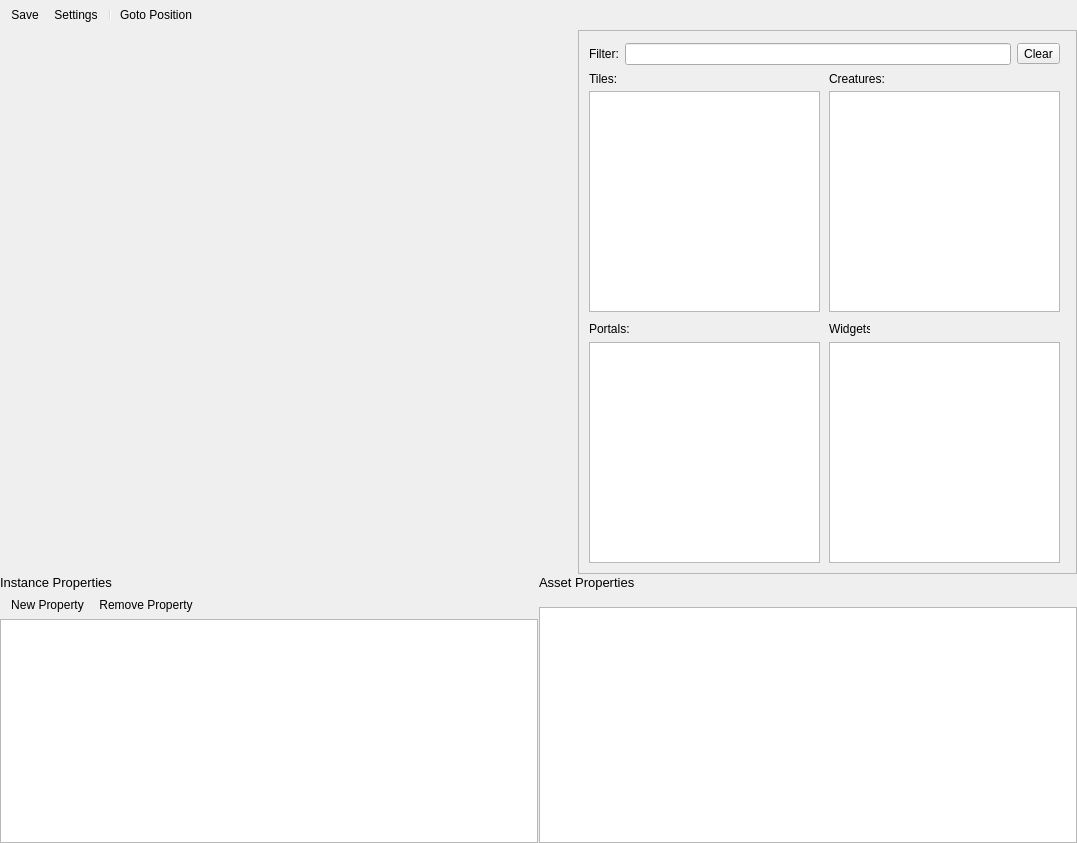
<?xml version="1.0" encoding="UTF-8"?>
<ui version="4.0">
 <class>MapEditor</class>
 <widget class="QWidget" name="MapEditor">
  <property name="geometry">
   <rect>
    <x>0</x>
    <y>0</y>
    <width>1077</width>
    <height>843</height>
   </rect>
  </property>
  <property name="windowTitle">
   <string>Form</string>
  </property>
  <layout class="QVBoxLayout" name="verticalLayout_3">
   <property name="spacing">
    <number>6</number>
   </property>
   <property name="leftMargin">
    <number>0</number>
   </property>
   <property name="topMargin">
    <number>0</number>
   </property>
   <property name="rightMargin">
    <number>0</number>
   </property>
   <property name="bottomMargin">
    <number>0</number>
   </property>
   <item>
    <layout class="QVBoxLayout" name="verticalLayout_2">
     <property name="spacing">
      <number>1</number>
     </property>
     <property name="sizeConstraint">
      <enum>QLayout::SetDefaultConstraint</enum>
     </property>
     <property name="rightMargin">
      <number>0</number>
     </property>
     <item>
      <widget class="QToolBar" name="toolbar">
       <property name="sizePolicy">
        <sizepolicy hsizetype="Expanding" vsizetype="Minimum">
         <horstretch>0</horstretch>
         <verstretch>0</verstretch>
        </sizepolicy>
       </property>
       <property name="minimumSize">
        <size>
         <width>334</width>
         <height>23</height>
        </size>
       </property>
       <property name="autoFillBackground">
        <bool>true</bool>
       </property>
       <property name="floatable">
        <bool>true</bool>
       </property>
       <addaction name="actionSave"/>
       <addaction name="actionSettings"/>
       <addaction name="separator"/>
       <addaction name="actionGoto_Pos"/>
      </widget>
     </item>
     <item>
      <layout class="QHBoxLayout" name="horizontalLayout_2">
       <property name="spacing">
        <number>1</number>
       </property>
       <property name="sizeConstraint">
        <enum>QLayout::SetFixedSize</enum>
       </property>
       <item>
        <widget class="smTileWidget" name="tileWidget" native="true">
         <property name="sizePolicy">
          <sizepolicy hsizetype="Fixed" vsizetype="Fixed">
           <horstretch>0</horstretch>
           <verstretch>0</verstretch>
          </sizepolicy>
         </property>
         <property name="minimumSize">
          <size>
           <width>32</width>
           <height>544</height>
          </size>
         </property>
         <property name="maximumSize">
          <size>
           <width>32</width>
           <height>544</height>
          </size>
         </property>
        </widget>
       </item>
       <item>
        <widget class="smMapWidget" name="mapWidget" native="true">
         <property name="sizePolicy">
          <sizepolicy hsizetype="Fixed" vsizetype="Fixed">
           <horstretch>0</horstretch>
           <verstretch>0</verstretch>
          </sizepolicy>
         </property>
         <property name="minimumSize">
          <size>
           <width>544</width>
           <height>544</height>
          </size>
         </property>
         <property name="maximumSize">
          <size>
           <width>544</width>
           <height>544</height>
          </size>
         </property>
         <property name="layoutDirection">
          <enum>Qt::LeftToRight</enum>
         </property>
        </widget>
       </item>
       <item>
        <widget class="QScrollArea" name="scrollArea">
         <property name="minimumSize">
          <size>
           <width>0</width>
           <height>270</height>
          </size>
         </property>
         <property name="widgetResizable">
          <bool>true</bool>
         </property>
         <widget class="QWidget" name="scrollAreaWidgetContents">
          <property name="geometry">
           <rect>
            <x>0</x>
            <y>0</y>
            <width>493</width>
            <height>542</height>
           </rect>
          </property>
          <widget class="QListWidget" name="listWidget">
           <property name="geometry">
            <rect>
             <x>10</x>
             <y>60</y>
             <width>231</width>
             <height>221</height>
            </rect>
           </property>
           <property name="minimumSize">
            <size>
             <width>151</width>
             <height>192</height>
            </size>
           </property>
          </widget>
          <widget class="QListWidget" name="listWidget_2">
           <property name="geometry">
            <rect>
             <x>250</x>
             <y>60</y>
             <width>231</width>
             <height>221</height>
            </rect>
           </property>
           <property name="minimumSize">
            <size>
             <width>151</width>
             <height>192</height>
            </size>
           </property>
          </widget>
          <widget class="QListWidget" name="listWidget_3">
           <property name="geometry">
            <rect>
             <x>250</x>
             <y>311</y>
             <width>231</width>
             <height>221</height>
            </rect>
           </property>
           <property name="minimumSize">
            <size>
             <width>151</width>
             <height>192</height>
            </size>
           </property>
          </widget>
          <widget class="QListWidget" name="listWidget_4">
           <property name="geometry">
            <rect>
             <x>10</x>
             <y>311</y>
             <width>231</width>
             <height>221</height>
            </rect>
           </property>
           <property name="minimumSize">
            <size>
             <width>151</width>
             <height>192</height>
            </size>
           </property>
          </widget>
          <widget class="QLabel" name="label_2">
           <property name="geometry">
            <rect>
             <x>10</x>
             <y>40</y>
             <width>31</width>
             <height>16</height>
            </rect>
           </property>
           <property name="text">
            <string>Tiles:</string>
           </property>
          </widget>
          <widget class="QLabel" name="label_3">
           <property name="geometry">
            <rect>
             <x>250</x>
             <y>40</y>
             <width>60</width>
             <height>16</height>
            </rect>
           </property>
           <property name="text">
            <string>Creatures:</string>
           </property>
          </widget>
          <widget class="QLabel" name="label_4">
           <property name="geometry">
            <rect>
             <x>250</x>
             <y>290</y>
             <width>41</width>
             <height>16</height>
            </rect>
           </property>
           <property name="text">
            <string>Widgets:</string>
           </property>
          </widget>
          <widget class="QLabel" name="label_5">
           <property name="geometry">
            <rect>
             <x>10</x>
             <y>290</y>
             <width>41</width>
             <height>16</height>
            </rect>
           </property>
           <property name="text">
            <string>Portals:</string>
           </property>
          </widget>
          <widget class="QWidget" name="layoutWidget1">
           <property name="geometry">
            <rect>
             <x>10</x>
             <y>10</y>
             <width>471</width>
             <height>26</height>
            </rect>
           </property>
           <layout class="QHBoxLayout" name="horizontalLayout">
            <item>
             <widget class="QLabel" name="label">
              <property name="text">
               <string>Filter:</string>
              </property>
             </widget>
            </item>
            <item>
             <widget class="QLineEdit" name="lineEdit"/>
            </item>
            <item>
             <widget class="QToolButton" name="toolButton">
              <property name="text">
               <string>Clear</string>
              </property>
             </widget>
            </item>
           </layout>
          </widget>
         </widget>
        </widget>
       </item>
      </layout>
     </item>
     <item>
      <layout class="QHBoxLayout" name="horizontalLayout_3">
       <item>
        <layout class="QVBoxLayout" name="verticalLayout">
         <property name="spacing">
          <number>0</number>
         </property>
         <item>
          <widget class="QLabel" name="label_7">
           <property name="font">
            <font>
             <pointsize>10</pointsize>
            </font>
           </property>
           <property name="text">
            <string>Instance Properties</string>
           </property>
           <property name="alignment">
            <set>Qt::AlignLeading|Qt::AlignLeft|Qt::AlignVCenter</set>
           </property>
          </widget>
         </item>
         <item>
          <widget class="QToolBar" name="toolBar2">
           <property name="windowTitle2" stdset="0">
            <string>toolBar2</string>
           </property>
           <addaction name="actionNew_Property"/>
           <addaction name="actionRemove_Property"/>
          </widget>
         </item>
         <item>
          <widget class="QTableWidget" name="tableWidget_3"/>
         </item>
        </layout>
       </item>
       <item>
        <layout class="QVBoxLayout" name="verticalLayout_4">
         <property name="spacing">
          <number>0</number>
         </property>
         <item>
          <widget class="QLabel" name="label_8">
           <property name="font">
            <font>
             <pointsize>10</pointsize>
            </font>
           </property>
           <property name="text">
            <string>Asset Properties</string>
           </property>
           <property name="alignment">
            <set>Qt::AlignLeading|Qt::AlignLeft|Qt::AlignVCenter</set>
           </property>
          </widget>
         </item>
         <item>
          <widget class="QToolBar" name="toolBar3">
           <property name="windowTitle3" stdset="0">
            <string>toolBar3</string>
           </property>
          </widget>
         </item>
         <item>
          <widget class="QTableWidget" name="tableWidget"/>
         </item>
        </layout>
       </item>
      </layout>
     </item>
    </layout>
   </item>
  </layout>
  <action name="actionSave">
   <property name="text">
    <string>Save</string>
   </property>
   <property name="toolTip">
    <string>Save changes</string>
   </property>
   <property name="shortcut">
    <string>Ctrl+S</string>
   </property>
  </action>
  <action name="actionSettings">
   <property name="text">
    <string>Settings</string>
   </property>
   <property name="toolTip">
    <string>Edit map settings</string>
   </property>
   <property name="shortcut">
    <string>Ctrl+E</string>
   </property>
  </action>
  <action name="actionGoto_Pos">
   <property name="text">
    <string>Goto Position</string>
   </property>
   <property name="toolTip">
    <string>Goto map position</string>
   </property>
   <property name="shortcut">
    <string>Ctrl+G</string>
   </property>
  </action>
  <action name="actionNew_Property">
   <property name="text">
    <string>New Property</string>
   </property>
   <property name="toolTip">
    <string>Add new property</string>
   </property>
  </action>
  <action name="actionRemove_Property">
   <property name="text">
    <string>Remove Property</string>
   </property>
   <property name="toolTip">
    <string>Remove selected property</string>
   </property>
  </action>
 </widget>
 <customwidgets>
  <customwidget>
   <class>smMapWidget</class>
   <extends>QWidget</extends>
   <header>smMapWidget.h</header>
   <container>1</container>
  </customwidget>
  <customwidget>
   <class>smTileWidget</class>
   <extends>QWidget</extends>
   <header>smTileWidget.h</header>
   <container>1</container>
  </customwidget>
 </customwidgets>
 <resources/>
 <connections/>
</ui>
